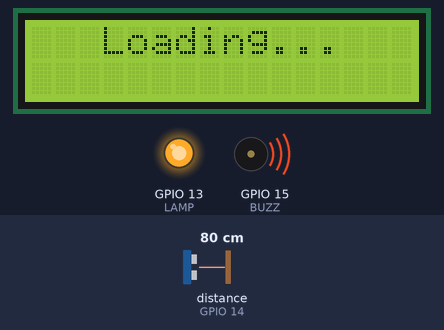
This sketch was run on a simulated ESP8266 (NodeMCU). Parts: 16×2 character LCD, output pins drawn as LEDs (lit = HIGH), buzzer (waves = sounding, pin HIGH). Wiring (inferred from the names in the program): ultrasonic range finder: trigger GPIO 12; echo GPIO 14. Inputs (shaded band) come from the test bench; at power-on: distance to the obstacle (sensor on GPIO 14) 80 cm. The echo pulse lasts 58.3 µs per cm; WiFi joins after 1.5 s; servers stay silent unless stated; uploads are accepted with an empty reply; pins used as bus, display or sensor lines are not drawn; what the sketch prints to the serial monitor is not drawn.

Above: at 0.1 s.
At 2.2 s:
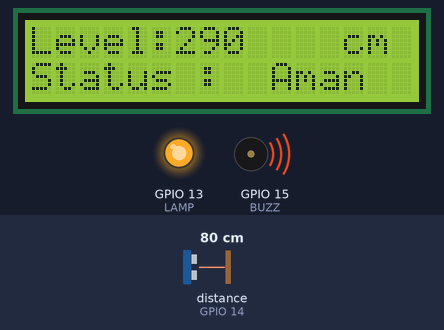

The sketch:

level_air.ino
```cpp
#include <Wire.h>
#include <LiquidCrystal_I2C.h>
#include "FirebaseESP8266.h"
#include <ESP8266WiFi.h>
#include <ESP8266HTTPClient.h>
#include <WiFiClient.h>

#define TRIG 12 //D5
#define ECHO 14 //D6
#define LAMP 13 //D7
#define BUZZ 15 //D8

int kedalaman = 370;
int countTime = 0;
int countNum = 0;
int distance;
int dataSum = 0;
int sample;
const char* ssid = "Al -Firdaus";
const char* password = "12345678";

const char* serverName = "http://siagabanjir.com/inc/post-level.php";
//const char* serverName = "http://ramiwonosobo123.000webhostapp.com/post-data.php";
String apiKeyValue = "tPmAT5Ab3j7F9";

LiquidCrystal_I2C lcd(0x27, 16, 2);
FirebaseData firebaseData;

void setup() {
  Serial.begin(9600);

  pinMode(TRIG, OUTPUT);
  pinMode(ECHO, INPUT_PULLUP);
  pinMode(LAMP, OUTPUT);
  pinMode(BUZZ, OUTPUT);
  digitalWrite(LAMP, HIGH);
  digitalWrite(BUZZ, HIGH);

  lcd.begin();
  lcd.backlight();
  lcd.setCursor(3, 0);
  lcd.print("Loading...");

  WiFi.begin(ssid, password);
  while (WiFi.status() != WL_CONNECTED) {
    delay(500);
    Serial.print(".");
  }
  Serial.println("Sukses terkoneksi wifi!");
  Serial.println("IP Address:");
  Serial.println(WiFi.localIP());

  Firebase.begin("https://tasiagabanjir-default-rtdb.asia-southeast1.firebasedatabase.app/", "HiJdgTb1xuK39pvJmKpVhU5UItOJe1mtfjBWA1e8");
}

void loop() {

  for (countNum = 0; countNum < 10; countNum++) {
    digitalWrite(TRIG, LOW);
    delayMicroseconds(2);

    digitalWrite(TRIG, HIGH);
    delayMicroseconds(20);

    digitalWrite(TRIG, LOW);
    sample = pulseIn(ECHO, HIGH, 26000);
    sample = sample / 58;
    dataSum = dataSum + sample;
  }

  distance = dataSum / 10;
  distance = kedalaman - distance;

  dataSum = 0;

  Serial.print("Distance ");
  Serial.print(distance);
  Serial.println("cm");

  Serial.printf("data... %s\n", Firebase.setInt(firebaseData, "/data/level", distance) ? "ok" : firebaseData.errorReason().c_str());

  if (distance <= 150) {
    digitalWrite(LAMP, HIGH);
    digitalWrite(BUZZ, LOW);
    Serial.printf("status... %s\n", Firebase.setString(firebaseData, "/data/status", "Bahaya") ? "ok" : firebaseData.errorReason().c_str());
    lcd.setCursor(0, 1);
    lcd.print("Status : ");
    lcd.print(" Bahaya  ");
    if (WiFi.status() == WL_CONNECTED) {
      WiFiClient client;
      HTTPClient http;

      http.begin(client, serverName);

      http.addHeader("Content-Type", "application/x-www-form-urlencoded");

      String httpRequestData = "api_key=" + apiKeyValue + "&value1=" + String(distance)
                               + "&value2=" + String("Bahaya") + "";
      Serial.print("httpRequestData: ");
      Serial.println(httpRequestData);

      int httpResponseCode = http.POST(httpRequestData);

      if (httpResponseCode > 0) {
        Serial.print("HTTP Response code: ");
        Serial.println(httpResponseCode);
      }
      else {
        Serial.print("Error code: ");
        Serial.println(httpResponseCode);
      }
      http.end();
    }
    else {
      Serial.println("WiFi Disconnected");
    }
  }

  if (distance > 150 && distance <= 280) {
    digitalWrite(LAMP, LOW);
    digitalWrite(BUZZ, HIGH);
    Serial.printf("status... %s\n", Firebase.setString(firebaseData, "/data/status", "Siaga") ? "ok" : firebaseData.errorReason().c_str());
    lcd.setCursor(0, 1);
    lcd.print("Status : ");
    lcd.print(" Siaga  ");
    if (WiFi.status() == WL_CONNECTED) {
      WiFiClient client;
      HTTPClient http;

      http.begin(client, serverName);

      http.addHeader("Content-Type", "application/x-www-form-urlencoded");

      String httpRequestData = "api_key=" + apiKeyValue + "&value1=" + String(distance)
                               + "&value2=" + String("Siaga") + "";
      Serial.print("httpRequestData: ");
      Serial.println(httpRequestData);

      int httpResponseCode = http.POST(serverName + httpRequestData);

      if (httpResponseCode > 0) {
        Serial.print("HTTP Response code: ");
        Serial.println(httpResponseCode);
      }
      else {
        Serial.print("Error code: ");
        Serial.println(httpResponseCode);
      }
      http.end();
    }
    else {
      Serial.println("WiFi Disconnected");
    }
  }

  if (distance > 280) {
    digitalWrite(LAMP, HIGH);
    digitalWrite(BUZZ, HIGH);
    Serial.printf("status... %s\n", Firebase.setString(firebaseData, "/data/status", "Aman") ? "ok" : firebaseData.errorReason().c_str());
    lcd.setCursor(0, 1);
    lcd.print("Status : ");
    lcd.print(" Aman   ");
    if (WiFi.status() == WL_CONNECTED) {
      WiFiClient client;
      HTTPClient http;

      http.begin(client, serverName);

      http.addHeader("Content-Type", "application/x-www-form-urlencoded");

      String httpRequestData = "api_key=" + apiKeyValue + "&value1=" + String(distance)
                               + "&value2=" + String("Aman") + "";
      Serial.print("httpRequestData: ");
      Serial.println(httpRequestData);

      int httpResponseCode = http.POST(serverName + httpRequestData);

      if (httpResponseCode > 0) {
        Serial.print("HTTP Response code: ");
        Serial.println(httpResponseCode);
      }
      else {
        Serial.print("Error code: ");
        Serial.println(httpResponseCode);
      }
      unsigned long timeout = millis();
      while (client.connected() && millis() - timeout < 10000L) {
        while (client.available()) {
          char c = client.read();
          Serial.print(c);
          timeout = millis();
        }
      }
      Serial.println();
      // Free resources
      http.end();
    }
    else {
      Serial.println("WiFi Disconnected");
    }
  }

  lcd.setCursor(0, 0);
  lcd.print("Level:");
  lcd.print(distance, 1);
  lcd.print("   ");
  lcd.setCursor(12, 0);
  lcd.print(" cm  ");

  delay(10000);
}
```
